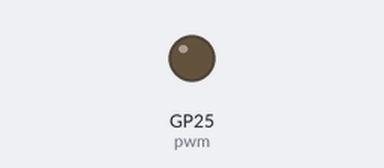
A program run on a simulated Raspberry Pi Pico running MicroPython. On the bench: output pins drawn as LEDs (lit = HIGH).

Above: at 0.45 s.
Timing chart, 0 to 1.9 s (numbered marks = the images above):
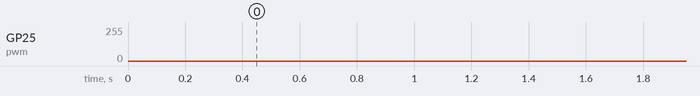

The program:

PWM.py
```python
# Example using PWM to dade an LED
import utime
from machine import Pin, PWM

PWM_width = 0

# Constrcut PWM object, with LED on Pin(25)
pwm = PWM(Pin(25))

# Set the PWM frequency
pwm.freq(1000)

while True:
    while PWM_width < 65536:
        PWM_width += 10
        utime.sleep(0.0001)
        pwm.duty_u16(PWM_width)

    while PWM_width > 0:
        PWM_width -= 10
        utime.sleep(0.0001)
        pwm.duty_u16(PWM_width)
```
